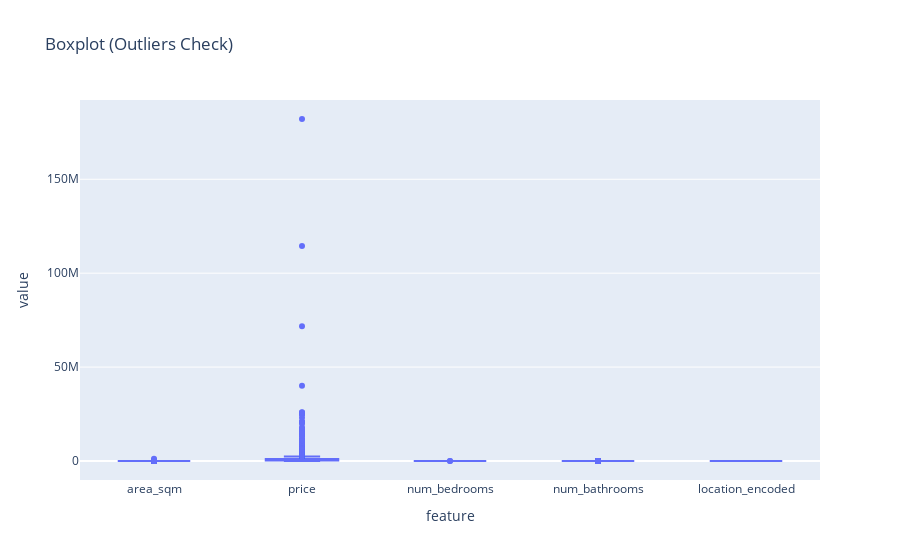

The code cell stored with this chart in its notebook:
### Code cell
import plotly.express as px

cols = ['area_sqm', 'price', 'num_bedrooms', 'num_bathrooms', 'location_encoded']

df_long = df_aqar[cols].melt(var_name="feature", value_name="value")

fig = px.box(
    df_long,
    x="feature",
    y="value",
    points="outliers",
    title="Boxplot (Outliers Check)"
)
fig.show()

### Figure 1 — Plotly figure (JSON) as saved in the notebook; plotly's stock layout.template omitted (floating-point values rounded to 4 significant figures; data arrays with more than 128 entries replaced by an {"elided": "..."} marker saying what was removed)
{"data": [{"alignmentgroup": "True", "boxpoints": "outliers", "hovertemplate": "feature=%{x}<br>value=%{y}<extra></extra>", "legendgroup": "", "marker": {"color": "#636efa"}, "name": "", "notched": false, "offsetgroup": "", "orientation": "v", "showlegend": false, "type": "box", "x": {"elided": "31300 str values"}, "x0": " ", "xaxis": "x", "y": {"elided": "31300 float values"}, "y0": " ", "yaxis": "y"}], "layout": {"boxmode": "group", "legend": {"tracegroupgap": 0}, "title": {"text": "Boxplot (Outliers Check)"}, "xaxis": {"anchor": "y", "domain": [0, 1], "title": {"text": "feature"}}, "yaxis": {"anchor": "x", "domain": [0, 1], "title": {"text": "value"}}}}
